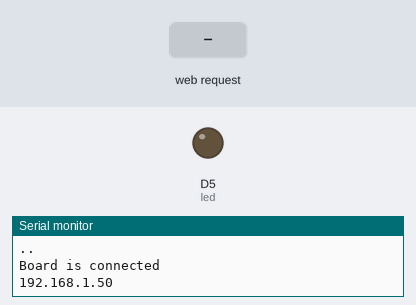
Simulated run of this sketch. Board: ESP8266 (NodeMCU). Shown: output pins drawn as LEDs (lit = HIGH), the last lines printed to the serial monitor. Inputs (shaded band) come from the test bench. WiFi joins after 1.5 s; servers stay silent unless stated.

Above: at 2.8 s.
2.9 s: HTTP request GET /ledon received
At 3.2 s:
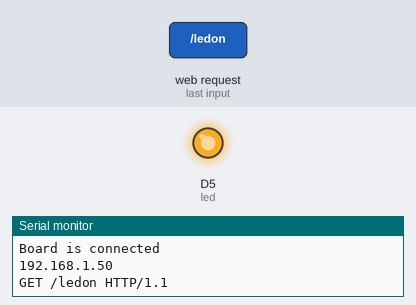
4.4 s: HTTP request GET /ledoff received
At 5.5 s:
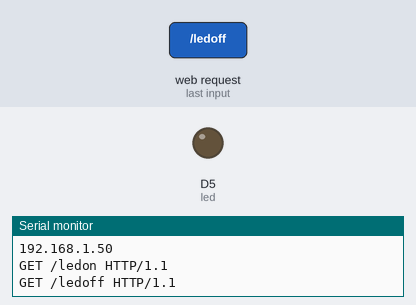
Timing chart, 0 to 7.4 s (numbered marks = the images above; inputs shaded):
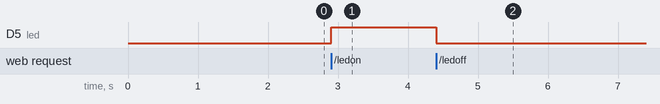

Measured:
- after the input at 2.9 s, D5 (led): LOW → HIGH at once
- after the input at 4.4 s, D5 (led): HIGH → LOW at once

The sketch:

ConnectToServer.ino.ino
```cpp
#include <ESP8266WiFi.h>

WiFiClient client;
WiFiServer server(80);

#define led D5
int value= LOW;
void setup()
{
  // put your setup code here, to run once:
  Serial.begin(9600);
  WiFi.begin("OPPO A9","Abhisht@2302");
  while(WiFi.status() != WL_CONNECTED)
  {
    Serial.println("..");
    delay(200);
  }
  Serial.println();
  Serial.println("Board is connected");
  Serial.println(WiFi.localIP());
  server.begin();
  pinMode(led, OUTPUT);
  digitalWrite (led,LOW);
}

void loop()
{
  // put your main code here, to run repeatedly:
  client = server.available();  //Gets a client that is connected to the server and has data available for reading.
  if (client == 1)
  {
    String request =  client.readStringUntil('\n');
    Serial.println(request);
    request.trim();
    if(request == "GET /ledon HTTP/1.1")
    {
      digitalWrite(led, HIGH);
    }
    if(request == "GET /ledoff HTTP/1.1")
    {
      digitalWrite(led, LOW);
    }
  }
  client.println("HTTP/1.1 200 OK");
  client.println("Content-type:text/html");
  client.println(""); //  do not forget this one
  client.println("<!DOCTYPE HTML>");
  client.println("<html>");

  client.print("Led pin is now: ");

  if(value == HIGH) {
    client.print("On");
  } else {
    client.print("Off");
  }
  client.println("<br><br>");
  client.println("<a href=\"/ledon\"\"><button>Turn On </button></a>");
  client.println("<a href=\"/ledoff\"\"><button>Turn Off </button></a><br>");
  client.println("</html>");

  delay(1);
 // Serial.println("Client disonnected");
  //Serial.println("");

}
```
